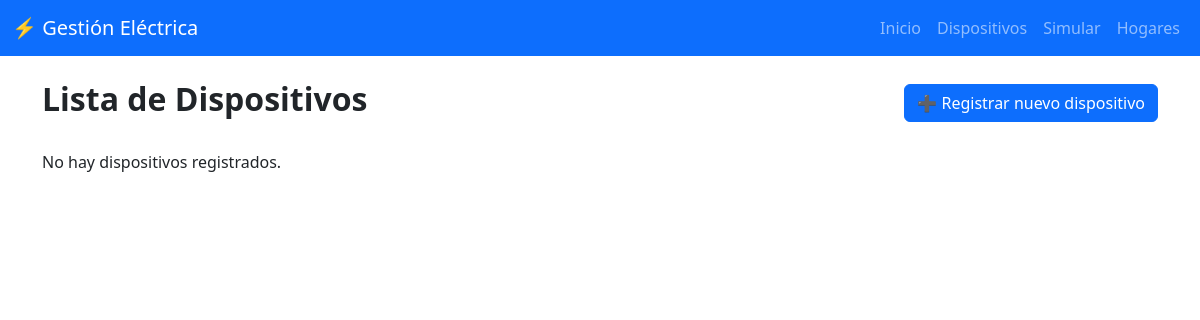
The app's page /dispositivos/ (signed in), older data.
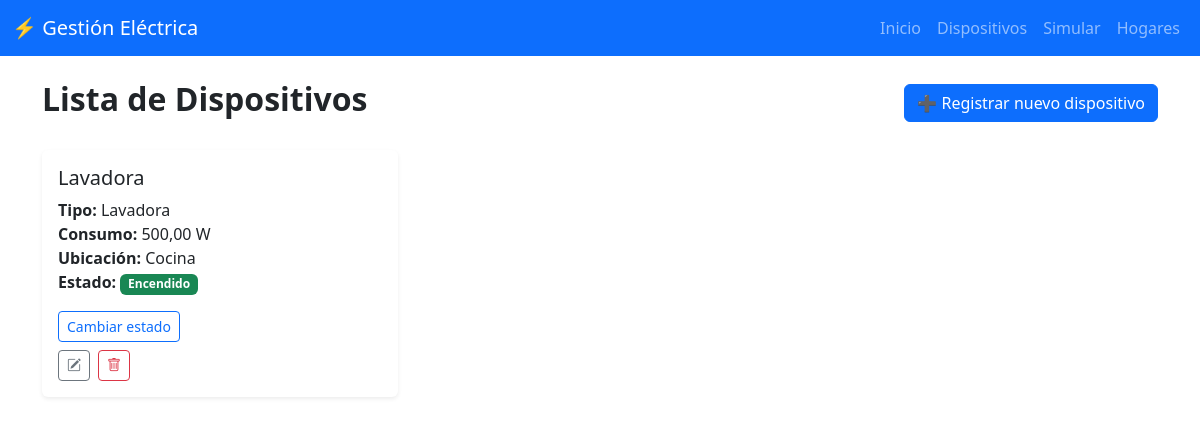
The same page, newer data.
### dispositivos/models.py (models this page shows, shortened)
class Dispositivo(models.Model):
    ESTADO_CHOICES = [
        ('encendido', 'Encendido'),
        ('apagado', 'Apagado')
    ]
    nombre = models.CharField(max_length=100)  # Este campo se reemplazará por partehogar
    tipo = models.ForeignKey(TipoDispositivo, on_delete=models.RESTRICT)
    consumo_watts = models.DecimalField(max_digits=10, decimal_places=2)
    partehogar = models.ForeignKey(ParteHogar, on_delete=models.CASCADE)
    estado = models.CharField(max_length=10, choices=ESTADO_CHOICES, default='apagado')

class TipoDispositivo(models.Model):
    nombre = models.CharField(max_length=100)
    rango_consumo_min = models.DecimalField(max_digits=10, decimal_places=2)
    rango_consumo_max = models.DecimalField(max_digits=10, decimal_places=2)
    descripcion = models.TextField(blank=True, null=True)

class ParteHogar(models.Model):
    nombre = models.CharField(max_length=100)
    hogar = models.ForeignKey(Hogar, on_delete=models.CASCADE, related_name="partes", default=1)

### dispositivos/views.py (the view)
# urls.py: path("dispositivos/", views_dispositivos.lista_dispositivos, name="lista_dispositivos"),
@login_required
def lista_dispositivos(request):
    dispositivos = Dispositivo.objects.all()
    return render(request, "lista_dispositivos.html", {"dispositivos": dispositivos})

### dispositivos/templates/lista_dispositivos.html (shortened to what this page needs)
{% extends 'base.html' %}
{% block content %}
<link href="https://cdn.jsdelivr.net/npm/bootstrap-icons@1.10.5/font/bootstrap-icons.css" rel="stylesheet">
<div class="d-flex justify-content-between align-items-center mb-4">
    <h2 class="fw-bold">Lista de Dispositivos</h2>
    <a href="{% url 'registrar_dispositivo' %}" class="btn btn-primary">➕ Registrar nuevo dispositivo</a>
</div>
<div class="row row-cols-1 row-cols-md-2 row-cols-lg-3 g-4">
    {% for dispositivo in dispositivos %}
    <div class="col">
        <div class="card h-100 shadow-sm border-0 card-hover">
            <div class="card-body">
                <h5 class="card-title">{{ dispositivo.nombre }}</h5>
                <p class="card-text">
                    <strong>Tipo:</strong> {{ dispositivo.tipo.nombre }}<br>
                    <strong>Consumo:</strong> {{ dispositivo.consumo_watts }} W<br>
                    <strong>Ubicación:</strong> {{ dispositivo.partehogar.nombre }}<br>
                    <strong>Estado:</strong>
                    {% if dispositivo.estado == 'encendido' %}
                        <span class="badge bg-success">Encendido</span>
                    {% else %}
                        <span class="badge bg-secondary">Apagado</span>
                    {% endif %}
                </p>
                <form method="post" action="{% url 'cambiar_estado_dispositivo' dispositivo.id %}">
                    <button type="submit" class="btn btn-sm btn-outline-primary mb-2">
                        Cambiar estado
                    </button>
                </form>
                <div class="d-flex gap-2">
                    <a href="{% url 'editar_dispositivo' dispositivo.id %}" class="btn btn-sm btn-outline-secondary">
                        <i class="bi bi-pencil-square"></i>
                    </a>
                    <form method="post" action="{% url 'eliminar_dispositivo' dispositivo.id %}" onsubmit="return confirm('¿Estás seguro de eliminar este dispositivo?');">
                        <button type="submit" class="btn btn-sm btn-outline-danger">
                            <i class="bi bi-trash"></i>
                        </button>
                    </form>
                </div>
            </div>
        </div>
    </div>
    {% empty %}
    <p>No hay dispositivos registrados.</p>
    {% endfor %}
</div>
{% endblock %}

Row changes from the older to the newer data that the page shows:
added Dispositivo: nombre "Lavadora", tipo.nombre "Lavadora", consumo_watts "500,00", partehogar.nombre "Cocina", estado "Encendido"
Text that changed along with them:
text no longer shown: "No hay dispositivos registrados."
